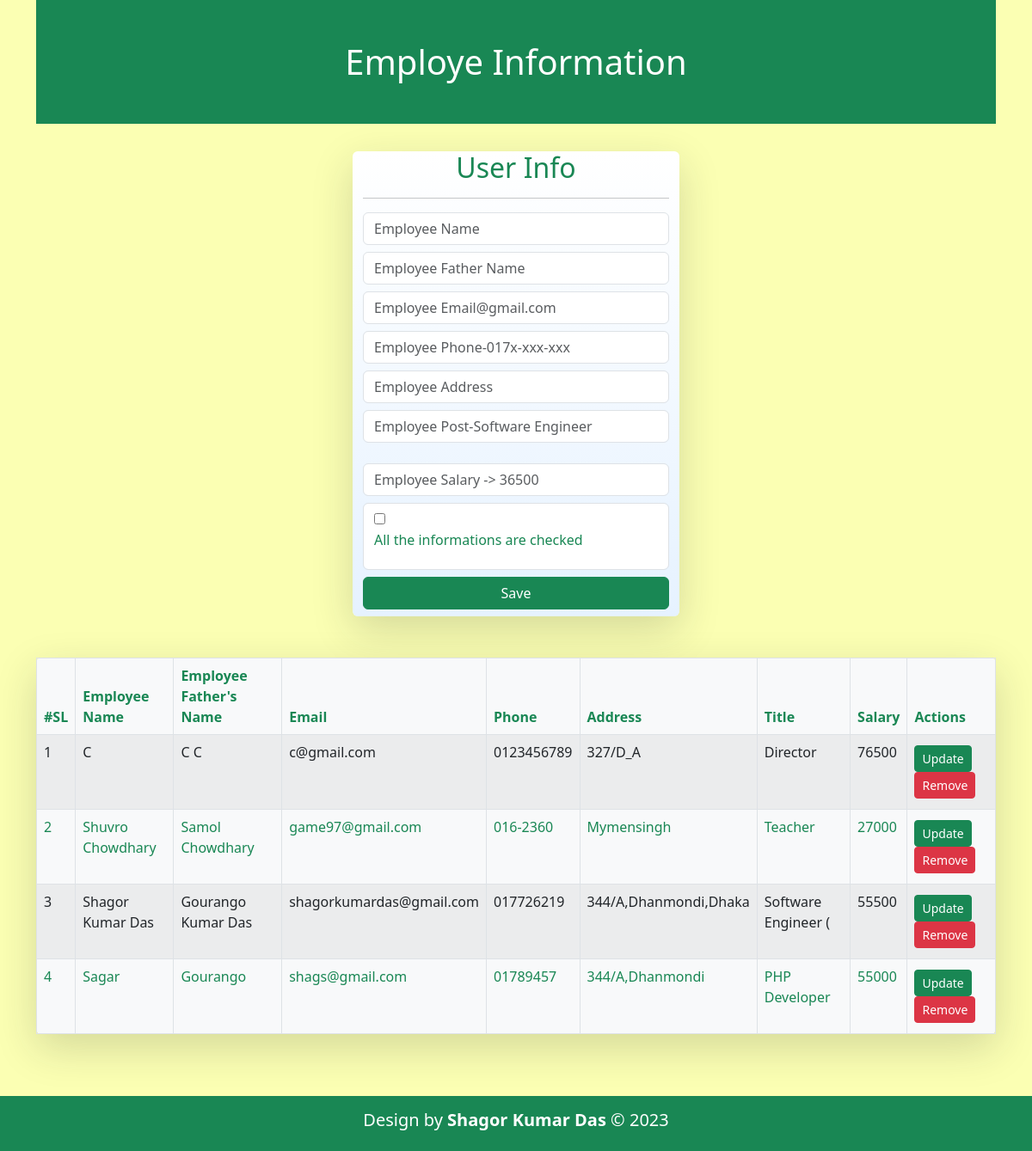
The app's page /project-5-php_CRUD_Employee_info/index.php with its own data.
### tables this page shows
CREATE TABLE `employee_info` (
  `id` int(5) NOT NULL,
  `name` varchar(50) NOT NULL,
  `father_name` varchar(50) NOT NULL,
  `email` varchar(100) NOT NULL,
  `phone` varchar(11) NOT NULL,
  `address` varchar(50) DEFAULT NULL,
  `post` varchar(20) NOT NULL,
  `salary` int(8) NOT NULL
);

### project-5-php_CRUD_Employee_info/User.php (called while the page is built, shortened)
<?php
class User{
    private $conn;
    public function __construct(){
        $this->conn=mysqli_connect(HOSTNAME,USERNAME,PASSWORD,DATABASE);
    }
    public function display(){
        $query="SELECT * FROM `employee_info`;";
        return $data= mysqli_query($this->conn,$query);
    }
}
?>

### project-5-php_CRUD_Employee_info/index.php (the view, shortened to what this page needs)
<?php
include "User.php";
$user= new User();
?>
<!DOCTYPE html>
<html lang="en">
<head>
    <link rel="stylesheet" href="css/all.css">
    <link rel="stylesheet" href="css/bootstrap.css">
    <link rel="stylesheet" href="css/style.css">
</head>
<body>
    <div class="container">
        <div class="row">
            <div class="col-12">
                <h1 class="bg-success text-bold text-center py-5 text-white ">
                    Employe Information
                </h1>
            </div>
        </div>
        <div class="row mt-4 justify-content-center">
            <div class="col-4 shadow-lg rounded water-drop-bg">
                <form action="" method="POST">
                    <h2 class="text-center text-success">User Info</h2>
                    <hr class="bg-success">
                    <div class="form-group mb-2">
                        <input type="text" name="employee_name" id="" placeholder="Employee Name" class="form-control" required>
                    </div>
                    <div class="form-group mb-2">
                        <input type="text" name="employee_father_name" id="" placeholder="Employee Father Name"
                            class="form-control" required>
                    </div>
                    <div class="form-group mb-2">
                        <input type="email" name="employee_email" id="" placeholder="Employee Email@gmail.com"
                            class="form-control" required>
                    </div>
                    <div class="form-group mb-2">
                        <input type="text" name="employee_phone" id="" placeholder="Employee Phone-017x-xxx-xxx"
                            class="form-control" required>
                    </div>
                    <div class="form-group mb-2">
                        <input type="text" name="employee_address" id="" placeholder="Employee Address"
                            class="form-control" required>
                    </div>
                    <div class="form-group mb-4">
                        <input type="text" name="employee_post" id="" placeholder="Employee Post-Software Engineer"
                            class="form-control" required>
                    </div>
                    <div class="form-group mb-2">
                        <input type="number" name="employee_salary" id="" placeholder="Employee Salary -> 36500"
                            class="form-control" required>
                    </div>
                    <div class="form-control mb-2">
                        <input type="checkbox" name="check" id="" required>
                        <p class="text-success text-bold">All the informations are checked</p>
                    </div>
                    <div class="form-group mb-2">
                        <input type="submit" name="submit" id="" value="Save" class=" btn btn-success w-100">
                    </div>
                </form>
            </div>
        </div>
        <div class="row">
            <div class="col-12 mb-4">
                <table class="table  my-5 table-bordered table-hover table-striped shadow-lg bg-light rounded">
                    <thead class="text-success font-weight-bold">
                        <tr>
                            <th>#SL</th>
                            <th>Employee Name</th>
                            <th>Employee Father's Name</th>
                            <th>Email</th>
                            <th>Phone</th>
                            <th>Address</th>
                            <th>Title</th>
                            <th>Salary</th>
                            <th>Actions</th>
                        </tr>
                    </thead>
                    <tbody class="text-success">
                        <?php
                        $employee=$user->display();
                        $i=1;
                        while($row=mysqli_fetch_assoc($employee)){
                            ?>
                        <tr>
                            <td><?php echo $i++;?></td>
                            <td><?php echo ucwords($row['name']);?></td>
                            <td><?php echo ucwords($row['father_name']);?></td>
                            <td><?php echo $row['email'];?></td>
                            <td><?php echo $row['phone'];?></td>
                            <td><?php echo $row['address'];?></td>
                            <td><?php echo ucwords( $row['post']);?></td>
                            <td><?php echo $row['salary'];?></td>
                            <td>
                                <a href="update.php?id=<?php echo $row['id']?>" class="btn btn-sm btn-success mt-1">Update</a>
                                <a href="remove.php?id=<?php echo $row['id']?>" class="btn btn-sm btn-danger mb-1">Remove</a>
                        </td>
                        </tr>
                       <?php }
                        ?>
                    </tbody>
                </table>
            </div>
        </div>
    </div>
     <?php
        include "foot.php";
     ?>
</body>
</html>

### project-5-php_CRUD_Employee_info/foot.php (shortened to what this page needs)
<!DOCTYPE html>
<html lang="en">
<head>
    <link rel="stylesheet" href="css/all.css">
    <link rel="stylesheet" href="css/bootstrap.css">
    <link rel="stylesheet" href="css/style.css">
</head>
<body>
        <div class="row">
            <div class="col-12">
                <div class="bg-success text-bold text-center  text-white py-3 mt-0 foo">
                <h5 >
                    Design by <a href="https://github.com/Shag0r">Shagor Kumar Das</a> &copy; <?php echo date("Y");?>
                </h5>
                </div>
            </div>
</body>
</html>

### project-5-php_CRUD_Employee_info/css/style.css (style rules this page uses)
body { background-color: #fbffb3; }
.water-drop-bg { background: linear-gradient(to bottom, #ffffff, #e6f2ff); box-shadow: 0 2px 6px rgba(0, 0, 0, 0.3), 0 0 0 10px rgba(255, 255, 255, 0.3); }
.foo a { text-decoration: none; color: #ffffff; font-weight: 600; }
input { background-color: none; font-size: 20px; font-weight: 600; color: rgb(84, 76, 76); }

### records on screen
employee_info: name "C", father_name "C C", email "c@gmail.com", phone "0123456789", address "327/D_A", post "Director", salary "76500"
employee_info: name "Shuvro Chowdhary", father_name "Samol Chowdhary", email "game97@gmail.com", phone "016-2360", address "Mymensingh", post "Teacher", salary "27000"
employee_info: name "Shagor Kumar Das", father_name "Gourango Kumar Das", email "shagorkumardas@gmail.com", phone "017726219", address "344/A,Dhanmondi,Dhaka", post "Software Engineer (", salary "55500"
employee_info: name "Sagar", father_name "Gourango", email "shags@gmail.com", phone "01789457", address "344/A,Dhanmondi", post "PHP Developer", salary "55000"
